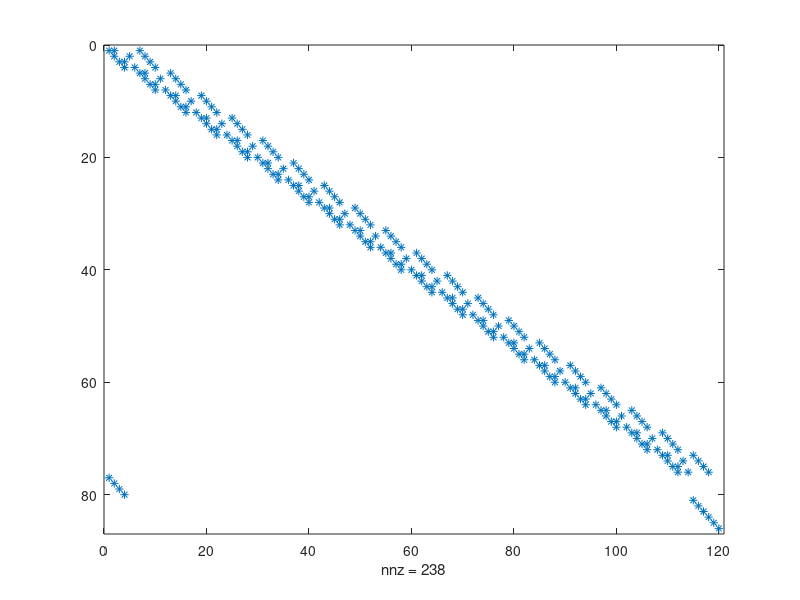

Reproduce this figure in MATLAB. (Note: this script raises an error after producing the figure.)
%% Linear program for robots
clear; clc;
% Linear dynamics
dt = 0.1;
A = [1 dt 0 0; 0 1 0 0; 0 0 1 dt; 0 0 0 1];
B = [0 0; dt 0; 0 0; 0 dt];

% Input bounds
umax = 10;
umin = -10;

% Environment
% g = [ 0 1; 0 -1];
% b = [10; 0;];
g = [ 0 1; 0 -1; 1 0; -1 0];
b = [4.2; 0; 4.2; 0];

% Initial, final positions
p0 = [1 0 3 0 ];
pF = [4 0 1 0 0 0];

%% Optimization problem definition

% Time steps
T = 20;

% Number of optimization variables: n states and m inputs for T timesteps
n = length(A(1,:));
m = length(B(1,:));
N = (n+m)*T;

% Initial feasible solution
x0 = zeros(N,1);

% Cost
f = zeros(size(x0));
f(1:n+m:end) = -1;
f(3:n+m:end) = -1;
f(2:n+m:end) = 1;
f(4:n+m:end) = 1;
f(5:n+m:end) = 3;
f(6:n+m:end) = 3;

% Constraints
Aeq = zeros((n-1)*T,N);
beq = zeros((n-1)*T,1);
q = length(g(:,1));
Aineq = zeros(q*T,N);
bineq = zeros(q*T,1);
LB = -100*ones(N,1);
LB(5:6:end-1) = umin;
LB(6:6:end) = umin;
UB = 100*ones(N,1);
UB(5:6:end-1) = umax;
UB(6:6:end) = umax;

for i=1:T-1
    Aeq(n*(i-1)+1:n*i, (n+m)*(i)+1:(n+m)*(i)+4) = -eye(n);
    Aeq(n*(i-1)+1:n*i, (n+m)*(i-1)+1:(n+m)*(i-1)+4) = A;
    Aeq(n*(i-1)+1:n*i, (n+m)*(i-1)+5:(n+m)*(i-1)+6) = B;
    beq(n*(i-1)+1:n*i) = zeros(n,1);
end
Aeq(n*(T-1)+1:n*(T-1)+n,1:n) = eye(n);
Aeq(n*(T-1)+n+1:n*(T-1)+2*n+m,(n+m)*(T-1)+1:(n+m)*T) = eye(n+m);
% beq(n*(T-1)+1:n*(T-1)+n,1) = [p0'];
beq(n*(T-1)+1:n*(T-1)+2*n+m,1) = [p0'; pF'];

for i = 1:T
    Aineq(q*(i-1)+1:q*i, (n+m)*(i-1)+1:2:(n+m)*(i-1)+3) = g;
    bineq(q*(i-1)+1:q*i) = b;
end

figure(1); clf;spy(Aeq);
% Solve linear program
options = optimset('display', 'off');
tic;
[X,FVAL,EXITFLAG,OUTPUT,LAMBDA] = linprog(f,Aineq,bineq,Aeq,beq,LB,UB,[],options);
toc;
% Rename results
x = X(1:6:end);
vx = X(2:6:end);
y = X(3:6:end);
vy = X(4:6:end);
ax = X(5:6:end);
ay = X(6:6:end);

% Plot results
figure(2);clf; hold all;
plot(1:T,x)
plot(1:T,y)
plot(1:T,vx)
plot(1:T,vy)
plot(1:T,ax)
plot(1:T,ay)

figure(3); clf; hold on;
plot(x,y,'bo-');
plot(p0(1),p0(3),'bx');
plot(pF(1),pF(3),'ro');
plot(0,0,'md')
title('Linear Program path planning')
